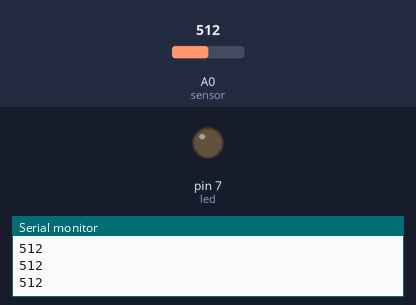
Simulated run of this sketch. Board: Arduino Uno, built with avr-gcc and run on an emulated ATmega328P. Shown: output pins drawn as LEDs (lit = HIGH), the last lines printed to the serial monitor. The inputs (shaded band) are chosen by the test bench; at power-on: A0 (sensor) = 512.

Above: at 1.2 s.
1.3 s: A0 (sensor) set to 737
2.8 s: A0 (sensor) set to 759
At 4.0 s:
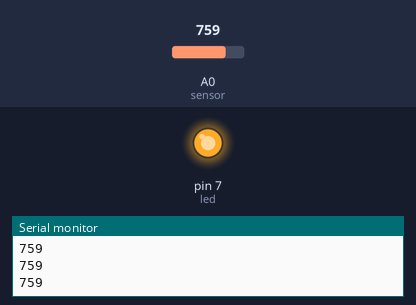
4.3 s: A0 (sensor) set to 740
At 5.5 s:
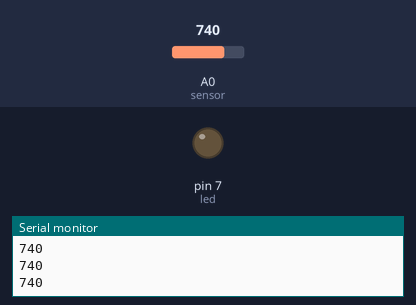
5.8 s: A0 (sensor) set to 760
At 6.8 s:
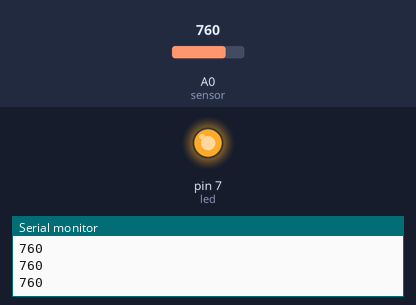
Timing chart, 0 to 8.3 s (numbered marks = the images above; inputs shaded):
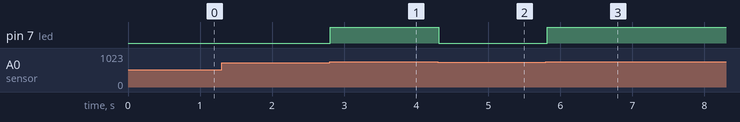

The sketch:

entradas_analogicas.ino
```cpp
int sensor = A0;
int led = 7;

int lectura;

void setup() {
  pinMode(sensor, INPUT);
  pinMode(led, OUTPUT);

  Serial.begin(9600);

}

void loop() {
  lectura = analogRead(sensor);
  Serial.println(lectura);

  if(lectura > 750){
    digitalWrite(led, HIGH);
  }
  else{
    digitalWrite(led, LOW);
  }
  delay(100);


}
```

Measured:
- the behaviour switches between 750 and 751 on A0 (sensor) (found by bisection; images 0 and 1)
- after the input at 2.8 s, pin 7 (led): LOW → HIGH at once
- after the input at 4.3 s, pin 7 (led): HIGH → LOW at once
- after the input at 5.8 s, pin 7 (led): LOW → HIGH at once
